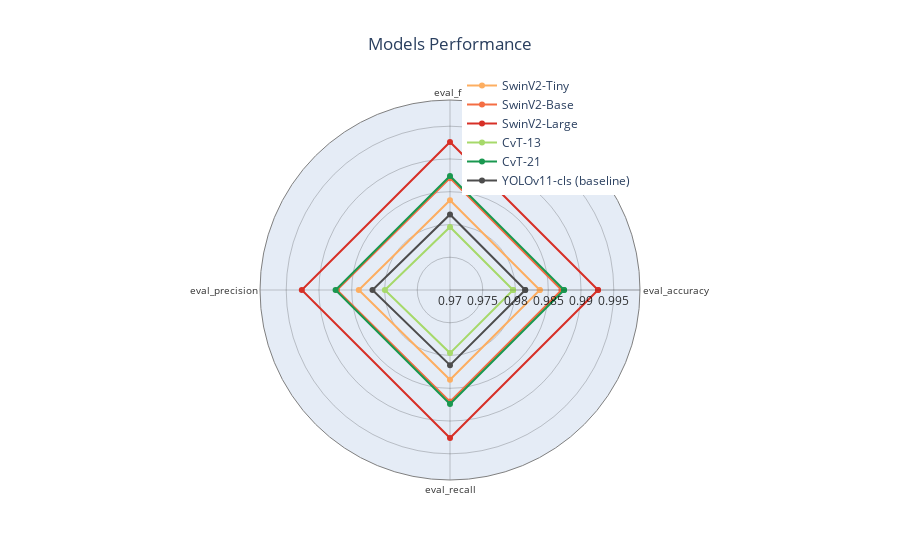

Here is the notebook cell this chart was saved with:
### Markdown cell above
### 2.5. Comparación de modelos <a name="comparacion-modelos"></a>

### Code cell
model_colors = {
    "SwinV2-Tiny":  "#fdae61",
    "SwinV2-Base":  "#f46d43",
    "SwinV2-Large": "#d73027",

    "CvT-13": "#a6d96a",
    "CvT-21": "#1a9850",

    "ViT-base": "#4575b4",

    "YOLOv11-cls (baseline)": "#4d4d4d",
}

# Ajustamos los datos para el chart.
df = pd.concat(
    [swinv2_tiny_metrics, swinv2_base_metrics, swinv2_large_metrics]
    + [cvt_13_metrics, cvt_21_metrics]
    + [yolo_metrics],
    ignore_index=True,
)
metrics = ["eval_accuracy", "eval_f1", "eval_precision", "eval_recall"]

plot_radar_chart(
    df,
    metrics,
    title="Models Performance",
    filename="models_performance",
    range_values=[0.97, 0.999],
    colors=model_colors
)

### Figure 1 — Plotly figure (JSON) as saved in the notebook; plotly's stock layout.template omitted (floating-point values rounded to 4 significant figures)
{"data": [{"line": {"color": "#fdae61"}, "name": "SwinV2-Tiny", "r": [0.9837, 0.9837, 0.9839, 0.9837, 0.9837], "theta": ["eval_accuracy", "eval_f1", "eval_precision", "eval_recall", "eval_accuracy"], "type": "scatterpolar"}, {"line": {"color": "#f46d43"}, "name": "SwinV2-Base", "r": [0.987, 0.9871, 0.9872, 0.987, 0.987], "theta": ["eval_accuracy", "eval_f1", "eval_precision", "eval_recall", "eval_accuracy"], "type": "scatterpolar"}, {"line": {"color": "#d73027"}, "name": "SwinV2-Large", "r": [0.9926, 0.9926, 0.9926, 0.9926, 0.9926], "theta": ["eval_accuracy", "eval_f1", "eval_precision", "eval_recall", "eval_accuracy"], "type": "scatterpolar"}, {"line": {"color": "#a6d96a"}, "name": "CvT-13", "r": [0.9796, 0.9796, 0.9799, 0.9796, 0.9796], "theta": ["eval_accuracy", "eval_f1", "eval_precision", "eval_recall", "eval_accuracy"], "type": "scatterpolar"}, {"line": {"color": "#1a9850"}, "name": "CvT-21", "r": [0.9874, 0.9874, 0.9875, 0.9874, 0.9874], "theta": ["eval_accuracy", "eval_f1", "eval_precision", "eval_recall", "eval_accuracy"], "type": "scatterpolar"}, {"line": {"color": "#4d4d4d"}, "name": "YOLOv11-cls (baseline)", "r": [0.9815, 0.9815, 0.9818, 0.9815, 0.9815], "theta": ["eval_accuracy", "eval_f1", "eval_precision", "eval_recall", "eval_accuracy"], "type": "scatterpolar"}], "layout": {"legend": {"orientation": "v", "x": 0.75, "xanchor": "right", "y": 0.75, "yanchor": "bottom"}, "polar": {"angularaxis": {"gridcolor": "rgba(0, 0, 0, 0.2)", "linecolor": "gray", "linewidth": 1, "tickfont": {"color": "rgba(0, 0, 0, 0.8)", "size": 10}, "ticklen": 10}, "radialaxis": {"gridcolor": "rgba(0, 0, 0, 0.2)", "linecolor": "rgba(0, 0, 0, 0.2)", "range": [0.97, 0.999], "tickfont": {"color": "rgba(0, 0, 0, 0.8)"}, "visible": true}}, "title": {"text": "Models Performance", "x": 0.5}}}
